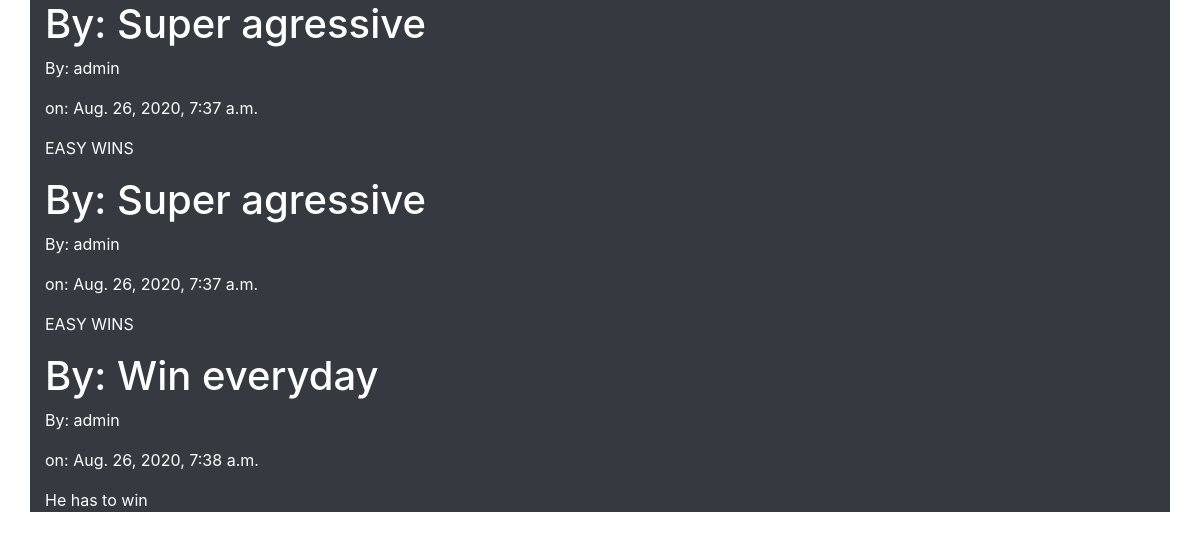
The page / on the database its author committed.
### blog/models.py (models this page shows, shortened)
class Post(models.Model):
    title = models.CharField(max_length=100)
    content = models.TextField()
    date_posted = models.DateTimeField(default=timezone.now)
    author = models.ForeignKey(User, on_delete=models.CASCADE)

### blog/views.py (the view)
# urls.py: path("", views.home, name="blog-home"),
def home(request):
    context = {"posts": Post.objects.all()}
    return render(request, "blog/index.html", context)

### blog/templates/blog/index.html
{% extends 'blog/base.html'%}
{% block content%}
{% for post in posts%}
<h1>By: {{post.title}}</h1>
<p>By: {{post.author}}</p>
<p>on: {{post.date_posted}}</p>
<p>{{post.content}}</p>
{% endfor %}
{% endblock content%}

### blog/templates/blog/base.html (shortened to what this page needs)
{% load static %}
<!doctype html>
<html lang="en">
<head>
    <link rel="stylesheet" href="https://stackpath.bootstrapcdn.com/bootstrap/4.1.3/css/bootstrap.min.css"
>
    <link rel="stylesheet" href="{% static 'blog/static' %}">
</head>
<body>
    <div class="container bg-dark text-white">
        {% block content %}
        {% endblock content%}
    </div>
</body>
</html>

### rows shown on the page
Post: title "Super agressive", author "admin", date_posted "Aug. 26, 2020, 7:37 a.m.", content "EASY WINS"
Post: title "Super agressive", author "admin", date_posted "Aug. 26, 2020, 7:37 a.m.", content "EASY WINS"
Post: title "Win everyday", author "admin", date_posted "Aug. 26, 2020, 7:38 a.m.", content "He has to win"
